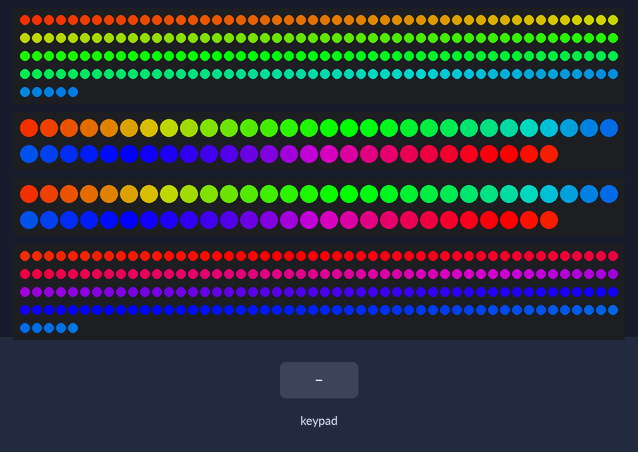
A sketch run on a simulated Arduino Uno, built with avr-gcc and run on an emulated ATmega328P. Parts: 2 × 205 RGB LEDs in strip order, left to right, continuing on the next row, 2 × 57 RGB LEDs in strip order, left to right, continuing on the next row. The test bench sets the inputs (shaded band). Dim RGB values are drawn brighter than linear; the strip is taken to match the declared colour order; random numbers use the default seed unless the sketch sets one.

Above: at 1.2 s.
1.3 s: key '5' pressed
At 1.79 s:
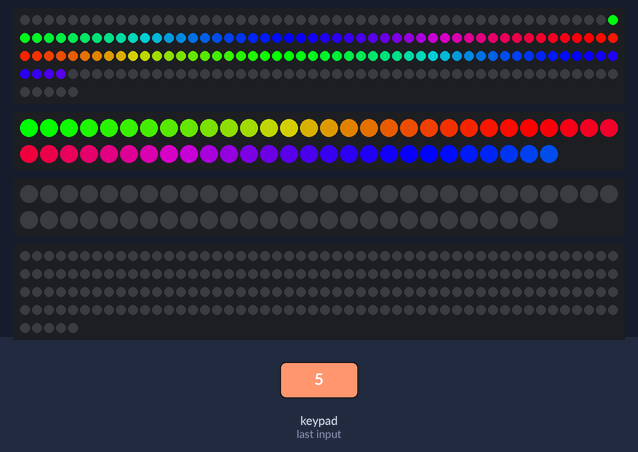
3.7 s: keypad keys 8 7 6 pressed 0.4 s apart
At 4.5 s:
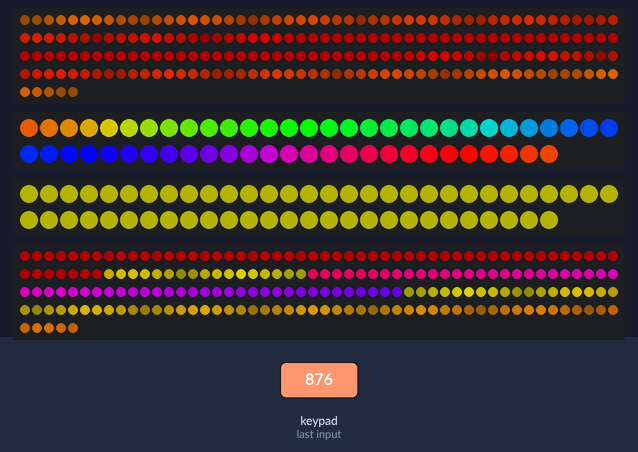
6.4 s: key '8' pressed
At 7.1 s:
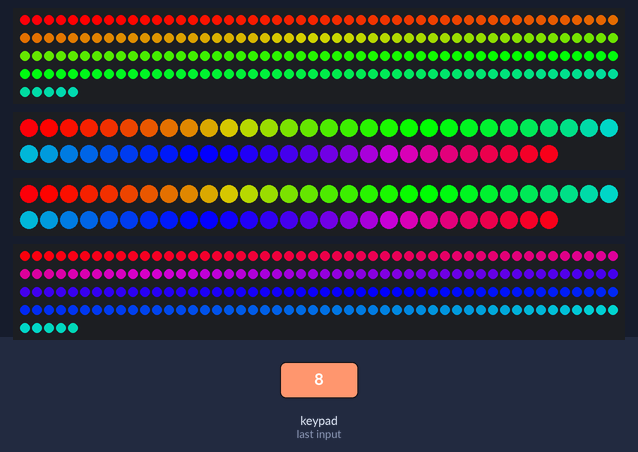
8.2 s: keypad keys 5 4 3 2 pressed 0.4 s apart
At 9.17 s:
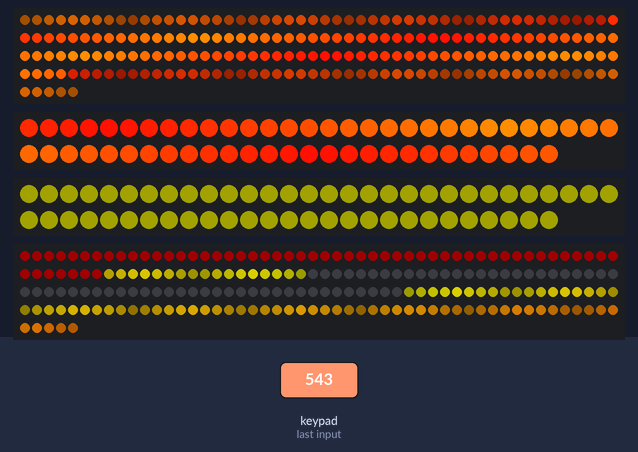
11.3 s: keypad keys 5 4 3 2 # pressed 0.4 s apart
At 12.25 s:
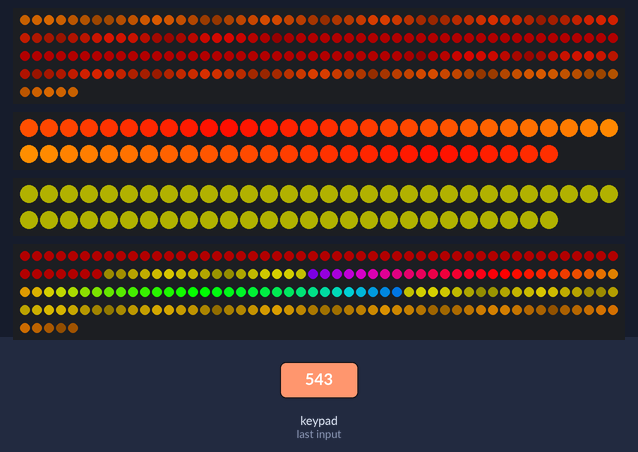
14.8 s: keypad keys 5 4 3 2 * pressed 0.4 s apart
At 15.78 s:
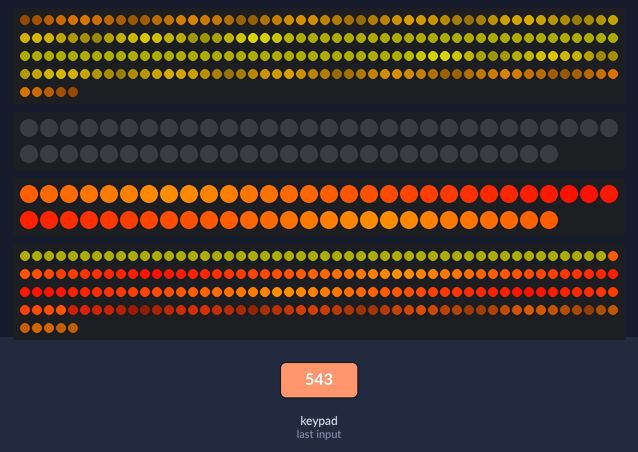

The sketch:

keypadColor.ino
```cpp
#include <Adafruit_NeoPixel.h>
#include <avr/power.h>
/* @file keypadColor.pde
|| @version 0.1.0
|| @author Petrus J. Pretorius
|| @contact zskil@gmail.com
||
|| @description
|| | Field Light Adafruid LED controller project for a Ultamite Disc field.
|| | used keypas sourcy by Alexander Brevig and some snippets from Adafruit examples.
|| #
*/
#include <Keypad.h>


#define PIN 10
const byte ROWS = 4; //four rows
const byte COLS = 3; //three columns
char keys[ROWS][COLS] = {
  {'1','2','3'},
  {'4','5','6'},
  {'7','8','9'},
  {'*','0','#'}
};
byte rowPins[ROWS] = {5, 4, 3, 2}; //connect to the row pinouts of the keypad
byte colPins[COLS] = {8, 7, 6}; //connect to the column pinouts of the keypad

Keypad keypad = Keypad( makeKeymap(keys), rowPins, colPins, ROWS, COLS );

// Parameter 1 = number of pixels in strip
// Parameter 2 = Arduino pin number (most are valid)
// Parameter 3 = pixel type flags, add together as needed:
//   NEO_KHZ800  800 KHz bitstream (most NeoPixel products w/WS2812 LEDs)
//   NEO_KHZ400  400 KHz (classic 'v1' (not v2) FLORA pixels, WS2811 drivers)
//   NEO_GRB     Pixels are wired for GRB bitstream (most NeoPixel products)
//   NEO_RGB     Pixels are wired for RGB bitstream (v1 FLORA pixels, not v2)
//Adafruit_NeoPixel strip = Adafruit_NeoPixel(54, PIN, NEO_RGB + NEO_KHZ400);


//===============================================================
// Tweak here...
//===============================================================
const byte L = 74;//74;//74;
const byte H = 57;//57;//57;
const byte G = 24;//24;
const int G1_offset = 0;
const int G2_offset = 0;
const unsigned long stateChangeInterval =  600000;//(1000*60*10);

//===============================================================


uint32_t _Color(byte r, byte g, byte b);

struct COL{
  byte r;
  byte g;
  byte b;
  COL(byte _r,
  byte _g,
  byte _b){
    r = _r;
    g = _g;
    b = _b;
  };
  COL(const COL &c){
  r = c.r;
  g= c.g;
  b = c.b;
  }
  uint32_t get(){
    return _Color(r,g,b);
  }
};


//===============================================================
// Tweak Team colors here... (r,g,b) [0..255]
//===============================================================
COL teamCol1(255,0,0);
COL teamCol2(255,255,0);
//===============================================================

struct STATE {
  Adafruit_NeoPixel *p1;
  Adafruit_NeoPixel *p2;
  Adafruit_NeoPixel *p3;
  Adafruit_NeoPixel *p4;


  unsigned long t;

  bool pos;
  bool dir;

  int idleStateInd;
  STATE(){
    p1 = new Adafruit_NeoPixel(L*2+H, 10, NEO_RGB + NEO_KHZ400);
    p2 = new Adafruit_NeoPixel(H, 11, NEO_RGB + NEO_KHZ400);
    p3 = new Adafruit_NeoPixel(H, 12, NEO_RGB + NEO_KHZ400);
    p4 = new Adafruit_NeoPixel(L*2+H, 13, NEO_RGB + NEO_KHZ400);

    pos = true;
    dir = false;
  };

  void show(){
    p1->show();
    p2->show();
    p3->show();
    p4->show();
  }

  void clear(){
    p1->begin();
    p2->begin();
    p3->begin();
    p4->begin();
  }

  void init(){
    this->clear();
    this->show();
  };


};


typedef void (*ColorFn)(struct STATE &s);

STATE state;

uint32_t _Color(byte r, byte g, byte b){

  return state.p1->Color(r,g,b);

}


byte blend(byte r , byte src1, byte src2){
  return byte((src1*(256-r)+src2*r)/256);
}

struct COL blend(byte r, struct COL &c1, struct COL &c2){
  return COL(blend(r,c1.r,c2.r), blend(r,c1.g,c2.g), blend(r,c1.b,c2.b));
}

struct COL mod(const struct COL &c1, byte m){

  return COL(byte(c1.r*m/256),byte(c1.g*m/256),byte(c1.b*m/256));
}

byte playRamp(byte r, struct STATE &s, int waves = 2, float speed = 2){
  int term = s.t * speed ;
  term += map((waves*(s.dir?r:-r))%255,0,255,0,1000);
  byte _t = byte(((term%1000)/1000.0)*256) ;
  return  byte(_t);
}


byte playWave(byte r, struct STATE &s, int waves = 2, float speed = 2){
  byte _t = playRamp( r,s, waves,  speed);
  return  byte((_t>127?(127-_t%128):_t)+16);
}


void mapToOuter(int i, struct STATE &s, uint32_t c){
  if(i<(L*2+H)){
    s.p1->setPixelColor(i,c);
  } else if(i>=(L*2+H)){
    s.p4->setPixelColor((L*4+H*2)-i-1,c);
  }

}

void mapToGoal(int i, struct STATE &s, uint32_t c){
  Adafruit_NeoPixel *p1 = s.pos?s.p1:s.p4;
  Adafruit_NeoPixel *p2 = s.pos?s.p2:s.p3;
  if(i<H){
      p2->setPixelColor(H-i-1,c);
  }else {
      p1->setPixelColor((L-G)+(i-H-1),c);
  }
}

void mapToSides(int i, struct STATE &s, uint32_t c){
   if(i<L){
     s.p1->setPixelColor(i+L+H,c);
     s.p1->setPixelColor(L-i-1,c);
   }else if(i>=L){
     s.p4->setPixelColor(i-L,c);
     s.p4->setPixelColor((L*2+H)-(i-L),c);
   }
}

const int halfOuterL = (L * 2 + H) ;
const int outerL = halfOuterL * 2;
const int goalL = (G+H)*2;


void idleRainbow(struct STATE &s){
  int r, t = ((s.t%1000)/1000.0)*255;
  for (int i = 0; i < outerL; i++) {
    r = map(i , 0 , outerL,0,255);
    uint32_t tc = Wheel((r+t)%255);
    mapToOuter(i, s, tc);
  }
  for(int i = 0 ; i < H; i++){
    r = map(i , 0 , H,0,255);
    uint32_t tc = Wheel((r+t)%255);
    s.p2->setPixelColor(i,tc);
    s.p3->setPixelColor(i,tc);
  }
}


  uint32_t red = COL(255,0,0).get();
  uint32_t white = COL(255,255,255).get();


void idleTheatreChase(struct STATE &s){
  int r, t = ((s.t%1000)/1000.0)*255;
  for (int q=0; q < 3; q++) {
    for (int i=0; i < outerL; i=i+3) {
      r = map(i , 0 , outerL,0,255);
      mapToOuter(i+q,s, white);    //turn every third pixel on
    }
    s.show();

    delay(30);

    for (int i=0; i < outerL; i=i+3) {
      mapToOuter(i+q,s, 0);        //turn every third pixel off
    }
  }
}


void idleTheatreChaseRainbow(struct STATE &s){
  int r, t = ((s.t%1000)/1000.0)*255;
  for (int q=0; q < 3; q++) {
    for (int i=0; i < outerL; i=i+3) {
      r = map(i , 0 , outerL,0,255);
      //byte wave = playWave(r,s,4);
      uint32_t tc = Wheel((r+t)%255);
      mapToOuter(i+q,s, tc);    //turn every third pixel on
    }
    s.show();

    delay(30);

    for (int i=0; i < outerL; i=i+3) {
      mapToOuter(i+q,s, 0);        //turn every third pixel off
    }
  }
}

void idleWipeFX(struct STATE &s){
  static uint16_t redWipeInd = 0;
  int r;
  int _t = (((s.t%1000)/1000.0)*255) ;
  redWipeInd = (redWipeInd + 1) % outerL;
  r = map(redWipeInd , 0 , outerL,0,255);

  uint32_t tc = Wheel((r+_t)%255);
  mapToOuter(redWipeInd,s, tc);

}

//Create scrolling red and white candy cane stripes.
//Try adjusting the width in pixels for various results.
//Value "sets" should evenly divide into strand length
//void CandyCane  (int sets,int width,int wait) {

void idleCandyCane(struct STATE &s){
  int L;
  int width = 8;
  int _t = (s.t)/1000.0*50 ;
  for(int i=0;i< outerL;i++) {
    L=outerL-i-1;
    if ( ((i+_t) % (width*2) )<width)
      mapToOuter(L,s,red);
    else
      mapToOuter(L,s,white);
  };
  for(int i = 0 ; i < H; i++){
    L=H-i-1;
    if ( ((i+_t) % (width*2) )<width){

      s.p2->setPixelColor(i,red);
      s.p3->setPixelColor(i,red);
    }else{

      s.p2->setPixelColor(i,white);
      s.p3->setPixelColor(i,white);
    }
  }
};

//Create sets of random white or gray pixels
void idleRandomWhite (struct STATE &s) {
  byte V;
  for(int i=0;i< outerL;i++) {
      V=random(255);
      mapToOuter(i,s,COL(V,V,V).get());
  };
  for(int i = 0 ; i < H; i++){

    V=random(255);
    uint32_t s1 = COL(V,V,V).get();
    s.p2->setPixelColor(i,s1);
    s.p3->setPixelColor(i,s1);
  }
};
//Create sets of random colors
void idleRandomColor (struct STATE &s) {
  for(int i=0;i< outerL;i++) {
      mapToOuter(i,s,COL(random(255),random(255),random(255)).get());
  }
  uint32_t s1;
    for(int i = 0 ; i < H; i++){

       byte wave = playWave(0,s,1);
      s1 = COL(random(255),random(255),random(255)).get();
      s.p2->setPixelColor(i,s1);
      s.p3->setPixelColor(i,s1);
    }
};

void idleKnightRider(struct STATE &s) {
  int L,k;
  bool dir = true;
  int width = 1;
  int _t = int((s.t)/1000.0*20)%(outerL*2) ;
  if( _t > outerL){
    dir = false;
    _t=outerL-(_t%outerL);
  }

  for(int i=0;i< outerL;i++) {
     L=outerL-i-1;
    if ( ((L+width) > _t)&&((L-width) < _t ))
      mapToOuter(L,s,red);
    else
      mapToOuter(L,s,0);
  }
};

ColorFn idleColorFn[] = {&idleRainbow,&idleTheatreChase,&idleTheatreChaseRainbow,&idleWipeFX,&idleCandyCane,&idleRandomWhite,&idleRandomColor};
int numIdleStates = sizeof(idleColorFn)/sizeof(ColorFn);

void idle(struct STATE &s){
  (*idleColorFn[s.idleStateInd])(s);
}


ColorFn colorFn = &idle;

void dataLines(struct STATE &s){
    int r;
    for (int i = 0; i < (L * 2 + H) ; i++) {
      r = map(i , 0 , L * 2 + H,0,255);
      byte wave = playWave(r,s,4);
      s.p1->setPixelColor(i,wave,0,0);
      s.p4->setPixelColor(i,wave,wave,0);

    }
    for(int i = 0 ; i < H; i++){

      r = map(i , 0 ,H,0,255);
       byte wave = playWave(r,s,4);
      s.p2->setPixelColor(i,0,wave,0);
      s.p3->setPixelColor(i,0,wave,wave);
    }
}

void play(struct STATE &s){
    int r;
    COL t1 = s.pos?teamCol1:teamCol2;
    COL t2 = s.pos?teamCol2:teamCol1;
    for (int i = 0; i < L*2 ; i++) {
       r = map(i ,0, L*2,0,255);
       mapToSides(i, s, mod(COL(blend(r,t1,t2)),playWave(r,s,16)).get());
    }
    byte wave = playWave(0,s,16);
    uint32_t s1 = mod(t1,wave).get();
    uint32_t s2 = mod(t2,wave).get();
    for(int i = 0 ; i < H; i++){
      s.p4->setPixelColor(i,s1);
      s.p3->setPixelColor(i,s2);
      s.p1->setPixelColor(L+i,s1);
      s.p2->setPixelColor(L+i,s2);
    }
}


void turnover(struct STATE &s){
    int r;
    static unsigned long startTime = -1;
    if(startTime == -1)startTime=s.t;
    if (s.t > (startTime + 3000)) {
        startTime = -1;
        colorFn = &play;
        s.dir = !s.dir;
      }
    for (int i = 0; i < outerL ; i++) {
       r = map(i ,0, outerL,0,255);
       mapToOuter(i, s, mod(COL(blend(playWave(r,s,16),teamCol1,teamCol2)),playWave(r,s,32)).get());
    }
    for(int i = 0 ; i < H; i++){

      uint32_t s1 = mod(COL(blend(playWave(r,s,16),teamCol1,teamCol2)),playWave(r,s,32)).get();
      s.p2->setPixelColor(i,s1);
      s.p3->setPixelColor(i,s1);
    }
}


void goal(struct STATE &s){
    int r;
    static unsigned long startTime = -1;
    if(startTime == -1)startTime=s.t;
    if (s.t > (startTime + 3000)) {
      startTime = -1;
      colorFn = &play;
      s.pos = !s.pos;
    }


    play(s);
    for (int i = 0; i < goalL; i++) {
     r = map(i ,0, goalL,0,255);
      mapToGoal(i,s,blend(playWave(r, s, 4, 5), teamCol1, teamCol2).get());
    }
}


void test(struct STATE &s){
  int r, t = ((s.t%1000)/1000.0)*255;;
  for (int i = 0; i < (G+H)*2 ; i++) {
     r = map(i, 0, L, 0, 255);
     uint32_t tc = Wheel((r+t)%255);
     //uint32_t tc = mod(COL(blend(r,teamCol1,teamCol2)),playWave(r,s,16)).get();
     mapToGoal(i,s,tc);
  }

}


// Input a value 0 to 255 to get a color value.
// The colours are a transition r - g - b - back to r.
uint32_t Wheel(byte WheelPos) {
  WheelPos = 255 - WheelPos;
  if(WheelPos < 85) {
   return _Color(255 - WheelPos * 3, 0, WheelPos * 3);
  } else if(WheelPos < 170) {
    WheelPos -= 85;
   return _Color(0, WheelPos * 3, 255 - WheelPos * 3);
  } else {
   WheelPos -= 170;
   return _Color(WheelPos * 3, 255 - WheelPos * 3, 0);
  }
}


// IMPORTANT: To reduce NeoPixel burnout risk, add 1000 uF capacitor across
// pixel power leads, add 300 - 500 Ohm resistor on first pixel's data input
// and minimize distance between Arduino and first pixel.  Avoid connecting
// on a live circuit...if you must, connect GND first.


void setup() {
  // put your setup code here, to run once:
  // This is for Trinket 5V 16MHz, you can remove these three lines if you are not using a Trinket
#if defined (__AVR_ATtiny85__)
  if (F_CPU == 16000000) clock_prescale_set(clock_div_1);
#endif
  // End of trinket special code

  state.init();


}

unsigned long _St = millis();

void clearAll(){
    for (int i = 0; i < (L * 2 + H) ; i++) {
      state.p1->setPixelColor(i,0);
      state.p4->setPixelColor(i,0);

    }
    for(int i = 0 ; i < H; i++){
      state.p2->setPixelColor(i,0);
      state.p3->setPixelColor(i,0);
    }

}


void loop() {
  char key = keypad.getKey();

  state.t = millis();

  if((state.t - _St)>  stateChangeInterval){
    _St = state.t;

    state.clear();
    state.idleStateInd = (state.idleStateInd +1)%numIdleStates;
  }

  if (key){
   switch(key){
     case '0' :
       colorFn = &dataLines;
       break;
     case '1' :
       state.dir = !state.dir;
       break;
     case '2' :
       state.pos = !state.pos;
       break;
     case '3' :
        state.clear();
       colorFn = &turnover;
       break;
     case '4' :
       colorFn = &goal;
       break;
     case '5' :
        state.clear();
        clearAll();
       colorFn = &test;
       break;
     case '6' :
       break;
     case '7' :

        state.clear();
       colorFn = &play;
       break;
     case '8' :
        state.clear();
       colorFn = &idle;
       break;
     case '9' :
       colorFn = &idleCandyCane;
       break;
     case '*' :
        state.clear();
       state.idleStateInd = (state.idleStateInd +1)%numIdleStates;
       break;
     case '#' :
        state.clear();
       state.idleStateInd--;
       state.idleStateInd = state.idleStateInd<0?numIdleStates-1:state.idleStateInd;

       break;

   }
  }

  (*colorFn)(state);
  state.show();
}
```
